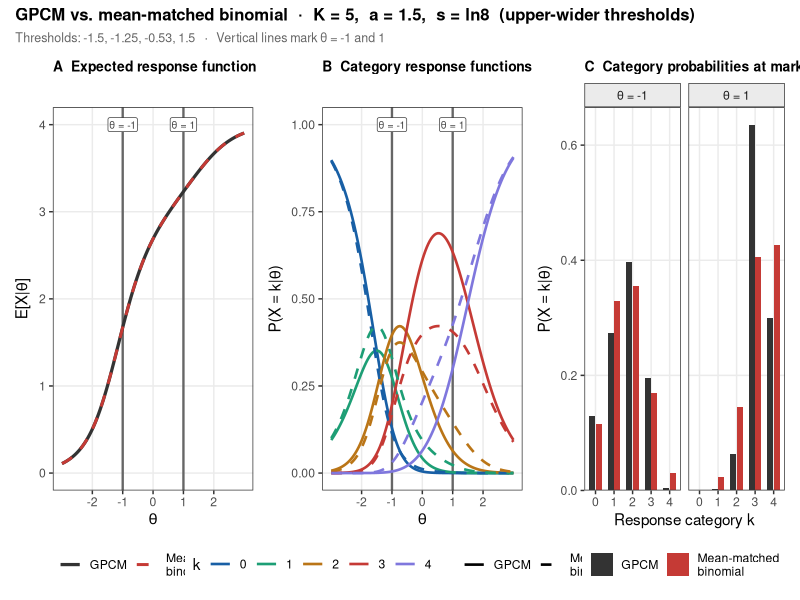

Generate this figure with R:
library(ggplot2)
library(patchwork)

# ── Parameters ────────────────────────────────────────────────────────────────
K      <- 5L
a      <- 1.5
s      <- log(8)          # upper-wider asymmetry
THETAS <- c(-1, 1)      # two highlighted ability values
theta_grid <- seq(-3, 3, by = 0.05)

COL_GPCM <- "#333333"
COL_NP   <- "#C53A35"
CAT_COLS <- c("#185FA5","#1D9E75","#BA7517","#C53A35","#7F77DD")

# ── Helpers ───────────────────────────────────────────────────────────────────
make_thresholds <- function(K, s) {
  n <- K - 1L; rng <- 3.0
  if (abs(s) < 1e-9 || n <= 2L)
    return(seq(-rng/2, rng/2, length.out = n))
  wi   <- exp(s * seq(0, n-2) / (n - 2))
  gaps <- wi / sum(wi) * rng
  b    <- cumsum(c(-rng/2, gaps[-length(gaps)]))
  c(b, b[n-1] + gaps[n-1])
}

gpcm_pr <- function(theta, a, b) {
  K  <- length(b) + 1L
  ln <- matrix(0, length(theta), K)
  for (k in seq_len(K-1)) ln[, k+1] <- ln[, k] + a*(theta - b[k])
  ln <- ln - apply(ln, 1, max)
  ex <- exp(ln); ex / rowSums(ex)
}

dbinom_mat <- function(p, K)
  outer(p, 0:(K-1), function(pp, k) dbinom(k, K-1, pp))

np_binom_pr <- function(theta, a, b, K) {
  gp   <- gpcm_pr(theta, a, b)
  emn  <- as.numeric(gp %*% 0:(K-1))
  phat <- pmin(pmax(emn / (K-1), 1e-10), 1-1e-10)
  dbinom_mat(phat, K)
}

erf <- function(pr, K) as.numeric(pr %*% 0:(K-1))

# ── Compute grid data ─────────────────────────────────────────────────────────
b  <- make_thresholds(K, s)
gp <- gpcm_pr(theta_grid, a, b)
np <- np_binom_pr(theta_grid, a, b, K)

grid_df <- data.frame(
  th   = theta_grid,
  erfG = erf(gp, K),
  erfN = erf(np, K)
)
for (k in 0:(K-1)) {
  grid_df[[paste0("crfG", k)]] <- gp[, k+1]
  grid_df[[paste0("crfN", k)]] <- np[, k+1]
}

# ── Point data at the two θ values ────────────────────────────────────────────
pt_rows <- lapply(THETAS, function(th) {
  gp_pt <- as.numeric(gpcm_pr(th, a, b))
  np_pt <- as.numeric(np_binom_pr(th, a, b, K))
  data.frame(
    theta = th,
    k     = factor(0:(K-1)),
    prob  = c(gp_pt, np_pt),
    model = rep(c("GPCM", "Mean-matched\nbinomial"), each = K)
  )
})
pt_df <- do.call(rbind, pt_rows)
pt_df$model <- factor(pt_df$model, levels = c("GPCM", "Mean-matched\nbinomial"))
pt_df$theta_lab <- factor(
  paste0("θ = ", pt_df$theta),
  levels = paste0("θ = ", THETAS)
)

# ── vline helper ──────────────────────────────────────────────────────────────
vlines <- data.frame(th = THETAS, lab = paste0("θ = ", THETAS))
# Solid dark-grey markers (dashed would be confused with the binomial curves),
# labelled at the top so they tie to Panel C.
vlab <- function(ytop) geom_label(data = vlines, aes(x = th, y = ytop, label = lab),
                                  inherit.aes = FALSE, size = 2.6, colour = "grey25",
                                  fill = "white", border.colour = NA, label.padding = unit(0.1, "lines"))

# ── Panel A: ERF ──────────────────────────────────────────────────────────────
pA <- ggplot(grid_df, aes(x = th)) +
  geom_vline(data = vlines, aes(xintercept = th),
             colour = "grey40", linewidth = 0.8) +
  vlab(K - 1) +
  geom_line(aes(y = erfG, colour = "GPCM"),    linewidth = 1.1) +
  geom_line(aes(y = erfN, colour = "Mean-matched\nbinomial"), linewidth = 1.0,
            linetype = "dashed") +
  scale_colour_manual(values = c("GPCM" = COL_GPCM, "Mean-matched\nbinomial" = COL_NP),
                      name = NULL) +
  scale_x_continuous(breaks = -2:2) +
  scale_y_continuous(limits = c(0, K-1), breaks = 0:(K-1)) +
  labs(x = expression(theta), y = expression(E*"["*X*"|"*theta*"]"),
       title = "A  Expected response function") +
  theme_bw(base_size = 11) +
  theme(legend.position  = "bottom",
        panel.grid.minor = element_blank(),
        plot.title       = element_text(size = 10, face = "bold"))

# ── Panel B: CRF ──────────────────────────────────────────────────────────────
crf_long <- do.call(rbind, lapply(0:(K-1), function(k) {
  rbind(
    data.frame(th = theta_grid, prob = grid_df[[paste0("crfG", k)]],
               k = factor(k), model = "GPCM"),
    data.frame(th = theta_grid, prob = grid_df[[paste0("crfN", k)]],
               k = factor(k), model = "Mean-matched\nbinomial")
  )
}))
crf_long$model <- factor(crf_long$model, levels = c("GPCM", "Mean-matched\nbinomial"))

pB <- ggplot(crf_long, aes(x = th, y = prob, colour = k)) +
  geom_vline(data = vlines, aes(xintercept = th),
             colour = "grey40", linewidth = 0.8,
             inherit.aes = FALSE) +
  vlab(1) +
  geom_line(aes(linetype = model), linewidth = 0.9) +
  scale_colour_manual(values = CAT_COLS[seq_len(K)], name = "k") +
  scale_linetype_manual(values = c("GPCM" = "solid", "Mean-matched\nbinomial" = "dashed"),
                        name = NULL) +
  scale_x_continuous(breaks = -2:2) +
  scale_y_continuous(limits = c(0, 1)) +
  labs(x = expression(theta), y = expression(P*"("*X == k*"|"*theta*")"),
       title = "B  Category response functions") +
  guides(colour   = guide_legend(order = 1, nrow = 1),
         linetype = guide_legend(order = 2)) +
  theme_bw(base_size = 11) +
  theme(legend.position  = "bottom",
        panel.grid.minor = element_blank(),
        plot.title       = element_text(size = 10, face = "bold"))

# ── Panel C: bar chart of P(X=k|θ) at two θ values ───────────────────────────
pC <- ggplot(pt_df, aes(x = k, y = prob, fill = model)) +
  geom_col(position = position_dodge(width = 0.7), width = 0.65) +
  facet_wrap(~ theta_lab, ncol = 2) +
  scale_fill_manual(values = c("GPCM" = COL_GPCM, "Mean-matched\nbinomial" = COL_NP),
                    name = NULL) +
  scale_y_continuous(limits = c(0, NA), expand = expansion(mult = c(0, 0.05))) +
  labs(x = "Response category k",
       y = expression(P*"("*X == k*"|"*theta*")"),
       title = "C  Category probabilities at marked θ values") +
  theme_bw(base_size = 11) +
  theme(legend.position   = "bottom",
        panel.grid.minor  = element_blank(),
        strip.background  = element_rect(fill = "grey92"),
        plot.title        = element_text(size = 10, face = "bold"))

# ── Assemble ──────────────────────────────────────────────────────────────────
p_final <- (pA | pB | pC) +
  plot_annotation(
    title    = paste0("GPCM vs. mean-matched binomial  ·  K = ", K,
                      ",  a = ", a, ",  s = ln8  (upper-wider thresholds)"),
    subtitle = paste0("Thresholds: ", paste(round(b, 2), collapse = ", "),
                      "   ·   Vertical lines mark θ = ",
                      paste(THETAS, collapse = " and ")),
    theme = theme(plot.title    = element_text(size = 12, face = "bold"),
                  plot.subtitle = element_text(size = 9, colour = "grey40"))
  ) &
  theme(legend.justification = "center")

ggsave("/home/ben/Dropbox/Apps/Overleaf/binomial_model/figs/fig_kl_category.pdf",
       p_final, width = 11, height = 4, device = cairo_pdf)
cat("saved fig_kl_category.pdf\n")
